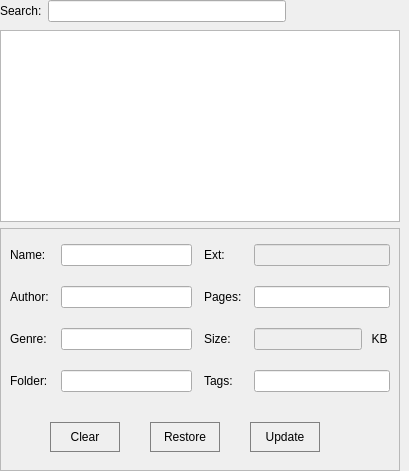
        <widget class="QFrame" name="frameMainRight">
         <property name="baseSize">
          <size>
           <width>0</width>
           <height>0</height>
          </size>
         </property>
         <property name="styleSheet">
          <string notr="true">QFrame#frameMainRight
{

border: 0px;
}</string>
         </property>
         <layout class="QVBoxLayout" name="vertLayMainRight" stretch="0,30,21">
          <property name="spacing">
           <number>6</number>
          </property>
          <property name="leftMargin">
           <number>0</number>
          </property>
          <property name="topMargin">
           <number>0</number>
          </property>
          <property name="rightMargin">
           <number>9</number>
          </property>
          <property name="bottomMargin">
           <number>0</number>
          </property>
          <item>
           <widget class="QFrame" name="frameSearchToolBar">
            <property name="sizePolicy">
             <sizepolicy hsizetype="Preferred" vsizetype="Preferred">
              <horstretch>0</horstretch>
              <verstretch>0</verstretch>
             </sizepolicy>
            </property>
            <property name="styleSheet">
             <string notr="true">QFrame {
border: 0px;
}</string>
            </property>
            <layout class="QHBoxLayout" name="horLaySearchBar">
             <property name="spacing">
              <number>6</number>
             </property>
             <property name="sizeConstraint">
              <enum>QLayout::SetMinimumSize</enum>
             </property>
             <property name="leftMargin">
              <number>0</number>
             </property>
             <property name="topMargin">
              <number>0</number>
             </property>
             <property name="rightMargin">
              <number>0</number>
             </property>
             <property name="bottomMargin">
              <number>2</number>
             </property>
             <item>
              <widget class="QLabel" name="labelSearchBar">
               <property name="text">
                <string>Search:</string>
               </property>
              </widget>
             </item>
             <item>
              <widget class="QLineEdit" name="textSearchBar">
               <property name="sizePolicy">
                <sizepolicy hsizetype="Expanding" vsizetype="Expanding">
                 <horstretch>0</horstretch>
                 <verstretch>0</verstretch>
                </sizepolicy>
               </property>
               <property name="maximumSize">
                <size>
                 <width>16777215</width>
                 <height>26</height>
                </size>
               </property>
               <property name="contextMenuPolicy">
                <enum>Qt::DefaultContextMenu</enum>
               </property>
              </widget>
             </item>
             <item>
              <widget class="QPushButton" name="buttonSearchString">
               <property name="cursor">
                <cursorShape>PointingHandCursor</cursorShape>
               </property>
               <property name="toolTip">
                <string>Search String</string>
               </property>
               <property name="styleSheet">
                <string notr="true">border: 0px;</string>
               </property>
               <property name="text">
                <string/>
               </property>
               <property name="icon">
                <iconset resource="images.qrc">
                 <normaloff>:/icons/search_icon.png</normaloff>:/icons/search_icon.png</iconset>
               </property>
               <property name="iconSize">
                <size>
                 <width>25</width>
                 <height>20</height>
                </size>
               </property>
               <property name="flat">
                <bool>true</bool>
               </property>
              </widget>
             </item>
             <item>
              <widget class="QPushButton" name="buttonClearSearch">
               <property name="cursor">
                <cursorShape>PointingHandCursor</cursorShape>
               </property>
               <property name="toolTip">
                <string>Clear Search</string>
               </property>
               <property name="styleSheet">
                <string notr="true">border: 0px;</string>
               </property>
               <property name="text">
                <string/>
               </property>
               <property name="icon">
                <iconset resource="images.qrc">
                 <normaloff>:/icons/clear_search_white_icon.png</normaloff>:/icons/clear_search_white_icon.png</iconset>
               </property>
               <property name="iconSize">
                <size>
                 <width>25</width>
                 <height>20</height>
                </size>
               </property>
               <property name="flat">
                <bool>true</bool>
               </property>
              </widget>
             </item>
             <item>
              <widget class="QPushButton" name="buttonSortSearch">
               <property name="cursor">
                <cursorShape>PointingHandCursor</cursorShape>
               </property>
               <property name="toolTip">
                <string>Sort Titles</string>
               </property>
               <property name="styleSheet">
                <string notr="true">QPushButton{
border:0px;
}</string>
               </property>
               <property name="text">
                <string/>
               </property>
               <property name="icon">
                <iconset resource="images.qrc">
                 <normaloff>:/icons/sort_icon.png</normaloff>:/icons/sort_icon.png</iconset>
               </property>
               <property name="iconSize">
                <size>
                 <width>25</width>
                 <height>20</height>
                </size>
               </property>
               <property name="flat">
                <bool>true</bool>
               </property>
              </widget>
             </item>
            </layout>
           </widget>
          </item>
          <item>
           <widget class="QListWidget" name="ebooksListWidget">
            <property name="sizePolicy">
             <sizepolicy hsizetype="Preferred" vsizetype="Preferred">
              <horstretch>0</horstretch>
              <verstretch>0</verstretch>
             </sizepolicy>
            </property>
            <property name="alternatingRowColors">
             <bool>false</bool>
            </property>
            <property name="selectionMode">
             <enum>QAbstractItemView::SingleSelection</enum>
            </property>
            <property name="modelColumn">
             <number>0</number>
            </property>
            <property name="selectionRectVisible">
             <bool>false</bool>
            </property>
           </widget>
          </item>
          <item>
           <widget class="QFrame" name="frameDetails">
            <property name="sizePolicy">
             <sizepolicy hsizetype="Preferred" vsizetype="Preferred">
              <horstretch>0</horstretch>
              <verstretch>0</verstretch>
             </sizepolicy>
            </property>
            <property name="frameShape">
             <enum>QFrame::StyledPanel</enum>
            </property>
            <property name="frameShadow">
             <enum>QFrame::Raised</enum>
            </property>
            <layout class="QGridLayout" name="gridLayout_3">
             <item row="0" column="0">
              <layout class="QVBoxLayout" name="vertLayDetails" stretch="12,1">
               <property name="spacing">
                <number>30</number>
               </property>
               <property name="topMargin">
                <number>6</number>
               </property>
               <property name="bottomMargin">
                <number>9</number>
               </property>
               <item>
                <layout class="QGridLayout" name="gridLayDetailsFields" rowstretch="1,1,1,1" rowminimumheight="1,1,1,1">
                 <property name="sizeConstraint">
                  <enum>QLayout::SetNoConstraint</enum>
                 </property>
                 <property name="horizontalSpacing">
                  <number>12</number>
                 </property>
                 <property name="verticalSpacing">
                  <number>20</number>
                 </property>
                 <item row="2" column="2">
                  <widget class="QLabel" name="labelDetailsSize">
                   <property name="maximumSize">
                    <size>
                     <width>16777215</width>
                     <height>24</height>
                    </size>
                   </property>
                   <property name="text">
                    <string>Size:</string>
                   </property>
                  </widget>
                 </item>
                 <item row="2" column="1">
                  <widget class="QLineEdit" name="textDetailsGenre">
                   <property name="sizePolicy">
                    <sizepolicy hsizetype="Expanding" vsizetype="Expanding">
                     <horstretch>0</horstretch>
                     <verstretch>0</verstretch>
                    </sizepolicy>
                   </property>
                   <property name="maximumSize">
                    <size>
                     <width>16777215</width>
                     <height>24</height>
                    </size>
                   </property>
                  </widget>
                 </item>
                 <item row="2" column="3">
                  <widget class="QFrame" name="frameSizeDetails">
                   <property name="minimumSize">
                    <size>
                     <width>32</width>
                     <height>0</height>
                    </size>
                   </property>
                   <property name="maximumSize">
                    <size>
                     <width>16777215</width>
                     <height>24</height>
                    </size>
                   </property>
                   <property name="styleSheet">
                    <string notr="true">QFrame {
border: 0px;
}</string>
                   </property>
                   <layout class="QHBoxLayout" name="horizontalLayout_4">
                    <property name="spacing">
                     <number>7</number>
                    </property>
                    <property name="leftMargin">
                     <number>0</number>
                    </property>
                    <property name="topMargin">
                     <number>0</number>
                    </property>
                    <property name="rightMargin">
                     <number>0</number>
                    </property>
                    <property name="bottomMargin">
                     <number>0</number>
                    </property>
                    <item>
                     <widget class="QLineEdit" name="textDetailsSize">
                      <property name="enabled">
                       <bool>false</bool>
                      </property>
                      <property name="sizePolicy">
                       <sizepolicy hsizetype="Expanding" vsizetype="Expanding">
                        <horstretch>0</horstretch>
                        <verstretch>0</verstretch>
                       </sizepolicy>
                      </property>
                      <property name="maximumSize">
                       <size>
                        <width>16777215</width>
                        <height>24</height>
                       </size>
                      </property>
                     </widget>
                    </item>
                    <item>
                     <widget class="QPushButton" name="buttonSizeUnit">
                      <property name="minimumSize">
                       <size>
                        <width>21</width>
                        <height>0</height>
                       </size>
                      </property>
                      <property name="cursor">
                       <cursorShape>PointingHandCursor</cursorShape>
                      </property>
                      <property name="styleSheet">
                       <string notr="true">border: 0px;
</string>
                      </property>
                      <property name="text">
                       <string>KB</string>
                      </property>
                     </widget>
                    </item>
                   </layout>
                  </widget>
                 </item>
                 <item row="3" column="3">
                  <widget class="QLineEdit" name="textDetailsTags">
                   <property name="sizePolicy">
                    <sizepolicy hsizetype="Expanding" vsizetype="Expanding">
                     <horstretch>0</horstretch>
                     <verstretch>0</verstretch>
                    </sizepolicy>
                   </property>
                   <property name="maximumSize">
                    <size>
                     <width>16777215</width>
                     <height>24</height>
                    </size>
                   </property>
                  </widget>
                 </item>
                 <item row="3" column="2">
                  <widget class="QLabel" name="labelDetailsGroups">
                   <property name="maximumSize">
                    <size>
                     <width>16777215</width>
                     <height>24</height>
                    </size>
                   </property>
                   <property name="text">
                    <string>Tags:</string>
                   </property>
                  </widget>
                 </item>
                 <item row="0" column="0">
                  <widget class="QLabel" name="labelDetailsName">
                   <property name="maximumSize">
                    <size>
                     <width>16777215</width>
                     <height>24</height>
                    </size>
                   </property>
                   <property name="text">
                    <string>Name:</string>
                   </property>
                  </widget>
                 </item>
                 <item row="1" column="1">
                  <widget class="QLineEdit" name="textDetailsAuthor">
                   <property name="sizePolicy">
                    <sizepolicy hsizetype="Expanding" vsizetype="Expanding">
                     <horstretch>0</horstretch>
                     <verstretch>0</verstretch>
                    </sizepolicy>
                   </property>
                   <property name="maximumSize">
                    <size>
                     <width>16777215</width>
                     <height>24</height>
                    </size>
                   </property>
                  </widget>
                 </item>
                 <item row="3" column="1">
                  <widget class="QLineEdit" name="textDetailsFolder">
                   <property name="sizePolicy">
                    <sizepolicy hsizetype="Expanding" vsizetype="Expanding">
                     <horstretch>0</horstretch>
                     <verstretch>0</verstretch>
                    </sizepolicy>
                   </property>
                   <property name="maximumSize">
                    <size>
                     <width>16777215</width>
                     <height>24</height>
                    </size>
                   </property>
                  </widget>
                 </item>
                 <item row="0" column="3">
                  <widget class="QLineEdit" name="textDetailsExt">
                   <property name="enabled">
                    <bool>false</bool>
                   </property>
                   <property name="sizePolicy">
                    <sizepolicy hsizetype="Expanding" vsizetype="Expanding">
                     <horstretch>0</horstretch>
                     <verstretch>0</verstretch>
                    </sizepolicy>
                   </property>
                   <property name="maximumSize">
                    <size>
                     <width>16777215</width>
                     <height>24</height>
                    </size>
                   </property>
                  </widget>
                 </item>
                 <item row="0" column="2">
                  <widget class="QLabel" name="labelDetailsExt">
                   <property name="maximumSize">
                    <size>
                     <width>16777215</width>
                     <height>24</height>
                    </size>
                   </property>
                   <property name="text">
                    <string>Ext:</string>
                   </property>
                  </widget>
                 </item>
                 <item row="1" column="2">
                  <widget class="QLabel" name="labelDetailsPages">
                   <property name="maximumSize">
                    <size>
                     <width>16777215</width>
                     <height>24</height>
                    </size>
                   </property>
                   <property name="text">
                    <string>Pages:</string>
                   </property>
                  </widget>
                 </item>
                 <item row="2" column="0">
                  <widget class="QLabel" name="labelDetailsGenre">
                   <property name="maximumSize">
                    <size>
                     <width>16777215</width>
                     <height>24</height>
                    </size>
                   </property>
                   <property name="text">
                    <string>Genre:</string>
                   </property>
                  </widget>
                 </item>
                 <item row="3" column="0">
                  <widget class="QLabel" name="labelDetailsFolder">
                   <property name="maximumSize">
                    <size>
                     <width>16777215</width>
                     <height>24</height>
                    </size>
                   </property>
                   <property name="text">
                    <string>Folder:</string>
                   </property>
                  </widget>
                 </item>
                 <item row="1" column="0">
                  <widget class="QLabel" name="labelDetailsAuthor">
                   <property name="maximumSize">
                    <size>
                     <width>16777215</width>
                     <height>24</height>
                    </size>
                   </property>
                   <property name="text">
                    <string>Author:</string>
                   </property>
                  </widget>
                 </item>
                 <item row="0" column="1">
                  <widget class="QLineEdit" name="textDetailsName">
                   <property name="enabled">
                    <bool>true</bool>
                   </property>
                   <property name="sizePolicy">
                    <sizepolicy hsizetype="Expanding" vsizetype="Expanding">
                     <horstretch>0</horstretch>
                     <verstretch>0</verstretch>
                    </sizepolicy>
                   </property>
                   <property name="maximumSize">
                    <size>
                     <width>16777215</width>
                     <height>24</height>
                    </size>
                   </property>
                   <property name="clearButtonEnabled">
                    <bool>false</bool>
                   </property>
                  </widget>
                 </item>
                 <item row="1" column="3">
                  <widget class="QLineEdit" name="textDetailsPages">
                   <property name="sizePolicy">
                    <sizepolicy hsizetype="Expanding" vsizetype="Expanding">
                     <horstretch>0</horstretch>
                     <verstretch>0</verstretch>
                    </sizepolicy>
                   </property>
                   <property name="maximumSize">
                    <size>
                     <width>16777215</width>
                     <height>24</height>
                    </size>
                   </property>
                  </widget>
                 </item>
                </layout>
               </item>
               <item>
                <layout class="QHBoxLayout" name="horLayDetailsButtons">
                 <item>
                  <spacer name="horSpacerLeft">
                   <property name="orientation">
                    <enum>Qt::Horizontal</enum>
                   </property>
                   <property name="sizeHint" stdset="0">
                    <size>
                     <width>40</width>
                     <height>20</height>
                    </size>
                   </property>
                  </spacer>
                 </item>
                 <item>
                  <widget class="QPushButton" name="buttonDetailsClear">
                   <property name="minimumSize">
                    <size>
                     <width>70</width>
                     <height>30</height>
                    </size>
                   </property>
                   <property name="cursor">
                    <cursorShape>PointingHandCursor</cursorShape>
                   </property>
                   <property name="toolTip">
                    <string>Clear Details</string>
                   </property>
                   <property name="styleSheet">
                    <string notr="true">QPushButton{
border: 1px solid grey;
}
QPushButton:hover
{
border: 1px solid lightblue;

}</string>
                   </property>
                   <property name="text">
                    <string>Clear</string>
                   </property>
                   <property name="flat">
                    <bool>true</bool>
                   </property>
                  </widget>
                 </item>
                 <item>
                  <widget class="QPushButton" name="buttonDetailsRestore">
                   <property name="minimumSize">
                    <size>
                     <width>70</width>
                     <height>30</height>
                    </size>
                   </property>
                   <property name="cursor">
                    <cursorShape>PointingHandCursor</cursorShape>
                   </property>
                   <property name="toolTip">
                    <string>Restore Original Details</string>
                   </property>
                   <property name="styleSheet">
                    <string notr="true">QPushButton{
border: 1px solid grey;
}
QPushButton:hover
{
border: 1px solid lightblue;

}</string>
                   </property>
                   <property name="text">
                    <string>Restore</string>
                   </property>
                   <property name="flat">
                    <bool>true</bool>
                   </property>
                  </widget>
                 </item>
                 <item>
                  <widget class="QPushButton" name="buttonDetailsUpdate">
                   <property name="minimumSize">
                    <size>
                     <width>70</width>
                     <height>30</height>
                    </size>
                   </property>
                   <property name="cursor">
                    <cursorShape>PointingHandCursor</cursorShape>
                   </property>
                   <property name="toolTip">
                    <string>Update Details</string>
                   </property>
                   <property name="styleSheet">
                    <string notr="true">QPushButton{
border: 1px solid grey;
}
QPushButton:hover
{
border: 1px solid lightblue;

}</string>
                   </property>
                   <property name="text">
                    <string>Update</string>
                   </property>
                   <property name="flat">
                    <bool>true</bool>
                   </property>
                  </widget>
                 </item>
                 <item>
                  <spacer name="horSpacerRight">
                   <property name="minimumSize">
                    <size>
                     <width>70</width>
                     <height>0</height>
                    </size>
                   </property>
                   <property name="orientation">
                    <enum>Qt::Horizontal</enum>
                   </property>
                   <property name="sizeHint" stdset="0">
                    <size>
                     <width>40</width>
                     <height>20</height>
                    </size>
                   </property>
                  </spacer>
                 </item>
                </layout>
               </item>
              </layout>
             </item>
            </layout>
           </widget>
          </item>
         </layout>
        </widget>
